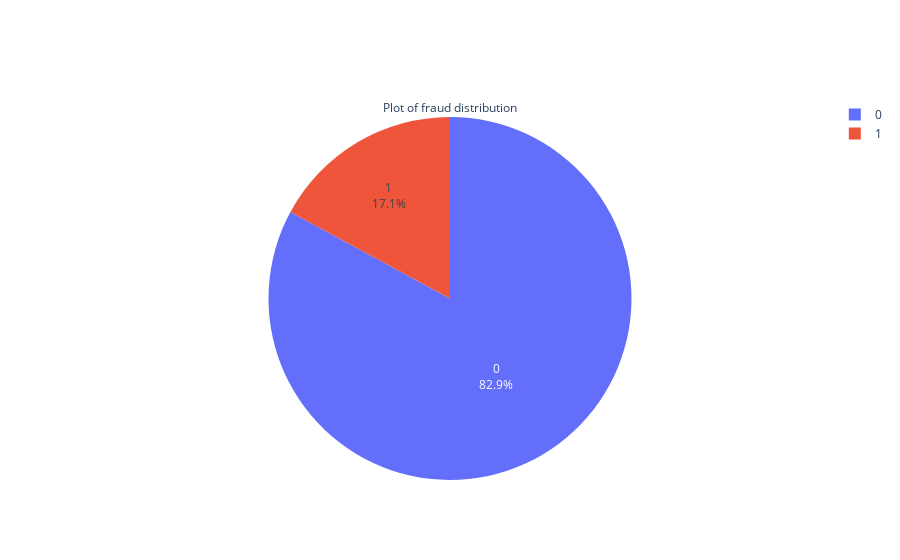

Source (notebook cell):
### Markdown cell above
# EDA

### Code cell
df_dict = fintech_data['label_code'].value_counts().to_dict()
default_df = pd.DataFrame([df_dict])
Main_status_df = default_df.T.reset_index()
Main_status_df.rename(columns = {'index': 'label_code', 0:'counts'}, inplace=True)

labels = Main_status_df['label_code'].to_list()
values  = Main_status_df['counts'].to_list()
fig1 = go.Figure(data=[go.Pie(labels=labels, values=values, hole=.0, textinfo='label+percent', 
                             title = 'Plot of fraud distribution',
                             titleposition = 'top center',
                             insidetextorientation='auto')])
fig1.show()

### Figure 1 — Plotly figure (JSON) as saved in the notebook; plotly's stock layout.template omitted (floating-point values rounded to 4 significant figures)
{"data": [{"hole": 0, "insidetextorientation": "auto", "labels": [0, 1], "textinfo": "label+percent", "title": {"position": "top center", "text": "Plot of fraud distribution"}, "type": "pie", "values": [829, 171]}], "layout": {}}
